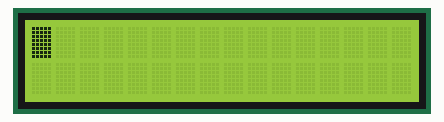
This program was run on a simulated Raspberry Pi (BCM pin numbers). Parts: 16×2 character LCD.

Above: at 0.4 s.
At 3.27 s:
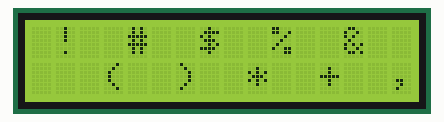
At 8.91 s:
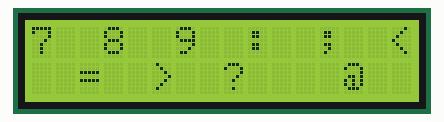
At 17.38 s:
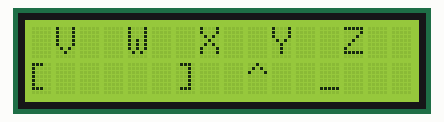
At 25.85 s:
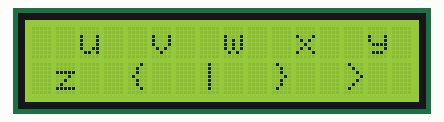
At 37.49 s:
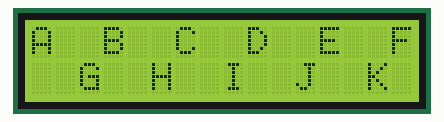

The program:

1_LCD_amb_RPi_v3_Alfabet_seccer.py
```python
#############################################################################
# 1_LCD_amb_RPi_v2
# Autor: Pedro J
# modificat:
#	05/10/26 : creació
#
#
#############################################################################

import time
import RPi.GPIO as GPIO
RS = 4
E = 18
D4 = 27
D5 = 22
D6 = 23
D7 = 24
PAUSA = 0.02

########################################################
#L'espai està repetit. Les fletxes està malament el codi l l'esquerra surt dreta
ALFABET = {
               " ":(0,1,0,0,0,0,0,0),
               "!":(0,1,0,0,1,0,0,0),
              "\"":(0,1,0,0,0,1,0,0),
               "#":(0,1,0,0,1,1,0,0),
               "$":(0,1,0,0,0,0,1,0),
               "%":(0,1,0,0,1,0,1,0),
               "&":(0,1,0,0,0,1,1,0),
               " ":(0,1,0,0,1,1,1,0),
               "(":(0,1,0,0,0,0,0,1),
               ")":(0,1,0,0,1,0,0,1),
               "*":(0,1,0,0,0,1,0,1),
               "+":(0,1,0,0,1,1,0,1),
               ",":(0,1,0,0,0,0,1,1),
               "-":(0,1,0,0,1,0,1,1),
               ".":(0,1,0,0,0,1,1,1),
               "/":(0,1,0,0,1,1,1,1),


               "0":(1,1,0,0,0,0,0,0),
               "1":(1,1,0,0,1,0,0,0),
               "2":(1,1,0,0,0,1,0,0),
               "3":(1,1,0,0,1,1,0,0),
               "4":(1,1,0,0,0,0,1,0),
               "5":(1,1,0,0,1,0,1,0),
               "6":(1,1,0,0,0,1,1,0),
               "7":(1,1,0,0,1,1,1,0),
               "8":(1,1,0,0,0,0,0,1),
               "9":(1,1,0,0,1,0,0,1),
               ":":(1,1,0,0,0,1,0,1),
               ";":(1,1,0,0,1,1,0,1),
               "<":(1,1,0,0,0,0,1,1),
               "=":(1,1,0,0,1,0,1,1),
               ">":(1,1,0,0,0,1,1,1),
               "?":(1,1,0,0,1,1,1,1),

               "@":(0,0,1,0,0,0,0,0),
               "A":(0,0,1,0,1,0,0,0),
               "B":(0,0,1,0,0,1,0,0),
               "C":(0,0,1,0,1,1,0,0),
               "D":(0,0,1,0,0,0,1,0),
               "E":(0,0,1,0,1,0,1,0),
               "F":(0,0,1,0,0,1,1,0),
               "G":(0,0,1,0,1,1,1,0),
               "H":(0,0,1,0,0,0,0,1),
               "I":(0,0,1,0,1,0,0,1),
               "J":(0,0,1,0,0,1,0,1),
               "K":(0,0,1,0,1,1,0,1),
               "L":(0,0,1,0,0,0,1,1),
               "M":(0,0,1,0,1,0,1,1),
               "N":(0,0,1,0,0,1,1,1),
               "O":(0,0,1,0,1,1,1,1),

               "P":(1,0,1,0,0,0,0,0),
               "Q":(1,0,1,0,1,0,0,0),
               "R":(1,0,1,0,0,1,0,0),
               "S":(1,0,1,0,1,1,0,0),
               "T":(1,0,1,0,0,0,1,0),
               "U":(1,0,1,0,1,0,1,0),
               "V":(1,0,1,0,0,1,1,0),
               "W":(1,0,1,0,1,1,1,0),
               "X":(1,0,1,0,0,0,0,1),
               "Y":(1,0,1,0,1,0,0,1),
               "Z":(1,0,1,0,0,1,0,1),
               "[":(1,0,1,0,1,1,0,1),
               " ":(0,1,0,0,0,0,0,0),
               "]":(1,0,1,0,1,0,1,1),
               "^":(1,0,1,0,0,1,1,1),
               "_":(1,0,1,0,1,1,1,1),

               "'":(0,1,1,0,0,0,0,0),
               "a":(0,1,1,0,1,0,0,0),
               "b":(0,1,1,0,0,1,0,0),
               "c":(0,1,1,0,1,1,0,0),
               "d":(0,1,1,0,0,0,1,0),
               "e":(0,1,1,0,1,0,1,0),
               "f":(0,1,1,0,0,1,1,0),
               "g":(0,1,1,0,1,1,1,0),
               "h":(0,1,1,0,0,0,0,1),
               "i":(0,1,1,0,1,0,0,1),
               "j":(0,1,1,0,0,1,0,1),
               "k":(0,1,1,0,1,1,0,1),
               "l":(0,1,1,0,0,0,1,1),
               "m":(0,1,1,0,1,0,1,1),
               "n":(0,1,1,0,0,1,1,1),
               "o":(0,1,1,0,1,1,1,1),

               "p":(1,1,1,0,0,0,0,0),
               "q":(1,1,1,0,1,0,0,0),
               "r":(1,1,1,0,0,1,0,0),
               "s":(1,1,1,0,1,1,0,0),
               "t":(1,1,1,0,0,0,1,0),
               "u":(1,1,1,0,1,0,1,0),
               "v":(1,1,1,0,0,1,1,0),
               "w":(1,1,1,0,1,1,1,0),
               "x":(1,1,1,0,0,0,0,1),
               "y":(1,1,1,0,1,0,0,1),
               "z":(1,1,1,0,0,1,0,1),
               "{":(1,1,1,0,1,1,0,1),
               "|":(1,1,1,0,0,0,1,1),
               "}":(1,1,1,0,1,0,1,1),
               "→":(1,1,1,0,0,1,1,1),
               "←":(1,1,1,0,1,1,1,1)

               }
########################################################


FRASE =   " !  #  $  %  &     (  )  *  +  ,  -  .  /  0  1  2  3  4  5  6  7  8  9  :  ;  <  =  >  ?    @  A  B  C  D  E  F  G  H  I  J  K  L  M  N  O    P  Q  R  S  T  U  V  W  X  Y  Z  [     ]  ^  _    '  a  b  c  d  e  f  g  h  i  j  k  l  m  n  o    p  q  r  s  t  u  v  w  x  y  z  {  |  }  >  -"


def modecomandament(valor):
    if valor == False:
         GPIO.output(RS, 1)
    else:
         GPIO.output(RS,0)
    GPIO.output(E, 0)

def escriu_a_fila_u():
     modecomandament(True)  # El que entrarem sera un comandament
     escriu4bits(0,0,0,0)   # Es posiciona el cursor a l'inici de la filera 1
     escriu4bits(0,0,0,0)

def escriu_a_fila_dos():
     modecomandament(True) # El que entrarem sera un comandament
     escriu4bits(0,0,1,1)  # Es posiciona el cursor a l'inici de la filera 2
     escriu4bits(0,0,0,0)

def escriu4bits(b1,b2,b3,b4):
     GPIO.output(D4, b1)
     GPIO.output(D5, b2)
     GPIO.output(D6, b3)
     GPIO.output(D7, b4)
     time.sleep(PAUSA)
     GPIO.output(E, 1)
     GPIO.output(E, 0)
     time.sleep(PAUSA)

def peripheral_loop() :
    comptador = 0
    for index in range(len(FRASE)):
        if index % 16 == 0:
             if comptador % 2 == 0:
                esborra_la_pantalla()
                escriu_a_fila_u()
             else:
                escriu_a_fila_dos()
             comptador  += 1
        envia_dades_al_display(ALFABET[FRASE[index]])
    esborra_la_pantalla()

def esborra_la_pantalla():
    modecomandament(True)# El que entrarem sera un comandament
    time.sleep(PAUSA)
    escriu4bits(0,0,0,0) # Entrem el primer nibble del comandament esborrar pantalla
    escriu4bits(1,0,0,0) # Entrem el segon nibble del comandament esborrar pantalla

def envia_dades_al_display(dada):
    modecomandament(False) # El que entrarem sera un caracter per escriure en pantalla.
    escriu4bits(dada[0],dada[1],dada[2], dada[3])
    escriu4bits(dada[4],dada[5], dada[6], dada[7])
    #GPIO.output(RS, 0)
    #time.sleep(PAUSA)

def detencio_pantalla():
    modecomandament(True)# El que entrarem sera un comandament
    escriu4bits(0,0,0,0) # Entrem el Primer nibble del caracter a detencio_pantalla
    escriu4bits(0,0,1,1) # Entrem el Segon nibble del caracter a detencio_pantalla

def inicia_pantalla():
   modecomandament(True) # El que entrarem sera la sequencia d'inicializacio
   for index in range(3):
        escriu4bits(1,1,0,0)
   for index in range(2):
        escriu4bits(0,1,0,0)
   escriu4bits(1,0,1,1)   # Canvi a la sequencia inicialitzacio per habilitar dues fileres
   escriu4bits(0,0,0,0)
   escriu4bits(1,1,1,1)
   esborra_la_pantalla()

def peripheral_setup () :
    GPIO.setmode(GPIO.BCM)
    GPIO.setwarnings(False)
    GPIO.setup([RS,E,D4,D5,D6,D7],GPIO.OUT)
    GPIO.output([RS,E,D4,D5,D6,D7], 0)

def main () :
    peripheral_setup()
    inicia_pantalla()

    while 1 :
        try:
            peripheral_loop()
        except KeyboardInterrupt:
            esborra_la_pantalla()
            detencio_pantalla()
            break

if __name__ == '__main__' :
    main()
```
